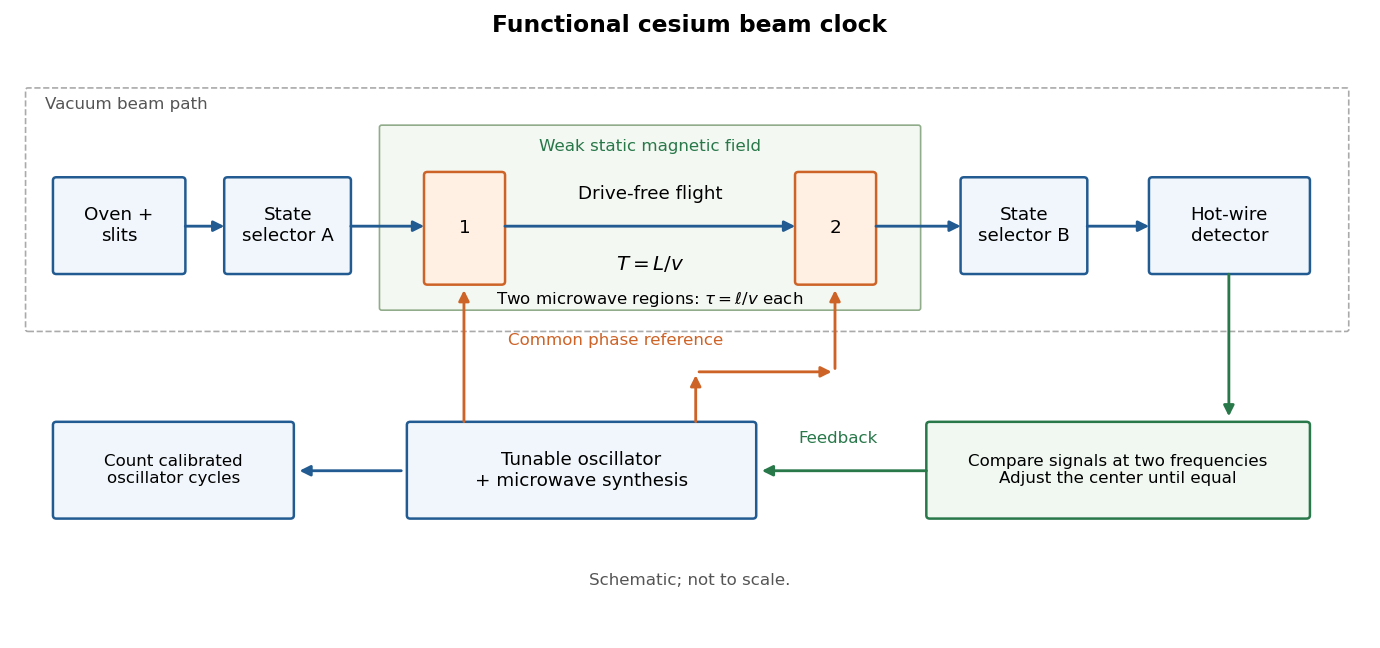

Recreate this plot in Python.
"""Original functional beam-clock diagram; Python 3.14, Matplotlib 3.10.7.

Run from _media; writes cesium-beam-clock-feedback.png to CWD.
Magnetic-selector layout follows the functions in Sullivan et al. (2001), Fig. 1.
This is not a reproduction of the apparatus drawing or a dimensional design.
"""
from pathlib import Path
import matplotlib.pyplot as plt
from matplotlib.patches import FancyArrowPatch, FancyBboxPatch


def main():
    fig, ax = plt.subplots(figsize=(11.5, 5.4), layout='constrained')
    fig.patch.set_facecolor('white')
    ax.set(xlim=(0, 12), ylim=(0, 6))
    ax.axis('off')
    navy, orange, green = '#225b91', '#ce6327', '#28784a'

    def arrow(a, b, color=navy, style='-|>', lw=1.7):
        ax.add_patch(FancyArrowPatch(a, b, arrowstyle=style, mutation_scale=13,
                                    color=color, lw=lw))

    def box(x, y, w, h, label, color=navy, fill='#f0f6fb', size=11):
        ax.add_patch(FancyBboxPatch((x, y), w, h, boxstyle='round,pad=0.03',
                                   fc=fill, ec=color, lw=1.5))
        ax.text(x + w / 2, y + h / 2, label, ha='center', va='center', fontsize=size)

    ax.text(6, 5.75, 'Functional cesium beam clock',
            ha='center', fontsize=14, weight='bold')
    ax.add_patch(FancyBboxPatch((0.2, 2.95), 11.55, 2.25,
                               boxstyle='round,pad=0.02', fc='white', ec='#aaaaaa', ls='--'))
    ax.text(0.35, 5.02, 'Vacuum beam path', fontsize=10, color='#555555')
    ax.add_patch(FancyBboxPatch((3.3, 3.15), 4.7, 1.7,
                               boxstyle='round,pad=0.02', fc='#f4f8f2', ec='#91ac8b'))
    ax.text(5.65, 4.63, 'Weak static magnetic field', ha='center', fontsize=10, color=green)
    arrow((0.65, 3.92), (11.15, 3.92), color='#aaaaaa', lw=1)
    box(0.45, 3.5, 1.1, 0.85, 'Oven +\nslits')
    box(1.95, 3.5, 1.05, 0.85, 'State\nselector A')
    box(3.7, 3.4, 0.65, 1.0, '1', color=orange, fill='#fff0e3')
    box(6.95, 3.4, 0.65, 1.0, '2', color=orange, fill='#fff0e3')
    box(8.4, 3.5, 1.05, 0.85, 'State\nselector B')
    box(10.05, 3.5, 1.35, 0.85, 'Hot-wire\ndetector')
    for left, right in [(1.55, 1.95), (3.0, 3.7), (4.35, 6.95), (7.6, 8.4), (9.45, 10.05)]:
        arrow((left, 3.92), (right, 3.92))
    ax.text(5.65, 4.18, 'Drive-free flight', ha='center', fontsize=11)
    ax.text(5.65, 3.51, r'$T=L/v$', ha='center', fontsize=12)
    ax.text(5.65, 3.14, r'Two microwave regions: $\tau=\ell/v$ each',
            ha='center', va='bottom', fontsize=10)
    box(3.55, 1.2, 3.0, 0.85, 'Tunable oscillator\n+ microwave synthesis', size=11)
    arrow((4.02, 2.05), (4.02, 3.35), color=orange)
    arrow((6.05, 2.55), (7.27, 2.55), color=orange)
    arrow((6.05, 2.05), (6.05, 2.55), color=orange)
    arrow((7.27, 2.55), (7.27, 3.35), color=orange)
    ax.text(5.35, 2.80, 'Common phase reference', ha='center', fontsize=10, color=orange)
    box(8.1, 1.2, 3.3, 0.85, 'Compare signals at two frequencies\nAdjust the center until equal',
        color=green, fill='#f0f8f1', size=10)
    arrow((10.72, 3.5), (10.72, 2.1), color=green)
    arrow((8.1, 1.62), (6.6, 1.62), color=green)
    ax.text(7.3, 1.88, 'Feedback', color=green, ha='center', fontsize=10)
    box(0.45, 1.2, 2.05, 0.85, 'Count calibrated\noscillator cycles', size=10)
    arrow((3.5, 1.62), (2.55, 1.62))
    ax.text(6, 0.55, 'Schematic; not to scale.',
            ha='center', fontsize=10, color='#555555')
    fig.savefig(Path.cwd() / (Path(__file__).stem + '.png'), dpi=120, facecolor='white')
    plt.close(fig)


if __name__ == '__main__':
    main()
